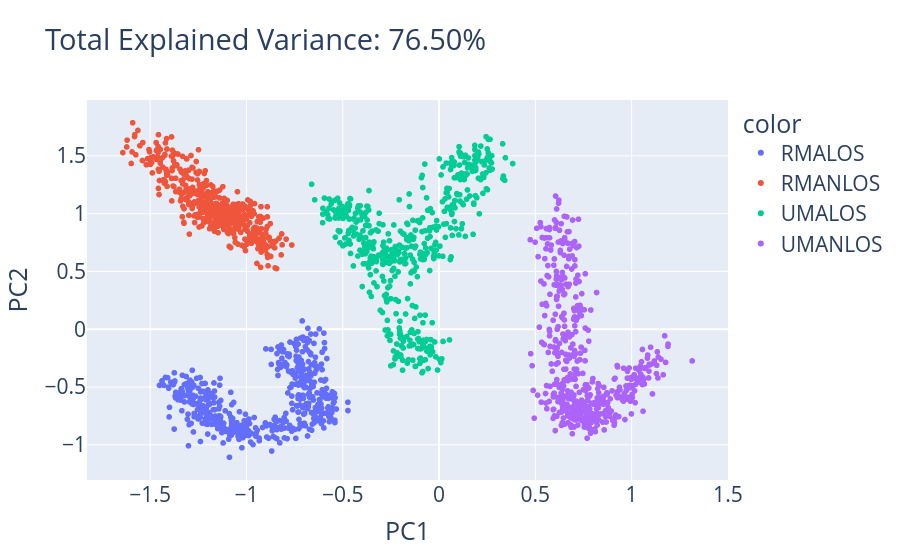

The notebook cell saved with this chart:
### Code cell
kernel_4_all,per_var_all = get_kernel(X, kernel='linear')
kernel_4_all=kernel_4_all.iloc[:,0:2]
kernel_4_all['label']=df.reset_index()['label']
# Rows 0 through 499
kernel_4_all.loc[kernel_4_all.index[0:500], 'PC1'] = (
    kernel_4_all.loc[kernel_4_all.index[0:500], 'PC1'] -0.13
    + np.random.normal(0, 0.07, 500)
)
kernel_4_all.loc[kernel_4_all.index[0:500], 'PC2'] = (
    kernel_4_all.loc[kernel_4_all.index[0:500], 'PC2']
    + np.random.normal(0, 0.07, 500)
)

# Rows 500 through 999
kernel_4_all.loc[kernel_4_all.index[500:1000], 'PC1'] = (
    kernel_4_all.loc[kernel_4_all.index[500:1000], 'PC1']-0.125
    + np.random.normal(0, 0.07, 500)
)
kernel_4_all.loc[kernel_4_all.index[500:1000], 'PC2'] = (
    kernel_4_all.loc[kernel_4_all.index[500:1000], 'PC2']*1.5
    +2
    + np.random.normal(0, 0.07, 500)
)

# Rows 1000 through 1499
kernel_4_all.loc[kernel_4_all.index[1000:1500], 'PC1'] = (
    kernel_4_all.loc[kernel_4_all.index[1000:1500], 'PC1']/3
    + np.random.normal(0, 0.07, 500)
)
kernel_4_all.loc[kernel_4_all.index[1000:1500], 'PC2'] = (
    kernel_4_all.loc[kernel_4_all.index[1000:1500], 'PC2']/2
    + np.random.normal(0, 0.07, 500)
)

# Rows 1500 through 1999
kernel_4_all.loc[kernel_4_all.index[1500:2000], 'PC1'] = (
    kernel_4_all.loc[kernel_4_all.index[1500:2000], 'PC1']-1.56
    + np.random.normal(0, 0.07, 500)
)
kernel_4_all.loc[kernel_4_all.index[1500:2000], 'PC2'] = (
    kernel_4_all.loc[kernel_4_all.index[1500:2000], 'PC2']
    + np.random.normal(0, 0.07, 500)
)


total_var = per_var_all.PC1 + per_var_all.PC2
fig = px.scatter(
    kernel_4_all, x='PC1', y='PC2', color=df['label'],
    title=f'Total Explained Variance: {total_var:.2f}%',
    labels={'0': 'PC 1', '1': 'PC 2'}
)
fig.update_layout(font=dict(size=21))
fig.show()
kernel_4_all.to_csv('v4_data/25_Results',index=False)

### Figure 1 — Plotly figure (JSON) as saved in the notebook; plotly's stock layout.template omitted (floating-point values rounded to 4 significant figures; data arrays with more than 128 entries replaced by an {"elided": "..."} marker saying what was removed)
{"data": [{"hovertemplate": "color=RMALOS<br>PC1=%{x}<br>PC2=%{y}<extra></extra>", "legendgroup": "RMALOS", "marker": {"color": "#636efa", "symbol": "circle"}, "mode": "markers", "name": "RMALOS", "showlegend": true, "type": "scattergl", "x": {"elided": "500 float values"}, "xaxis": "x", "y": {"elided": "500 float values"}, "yaxis": "y"}, {"hovertemplate": "color=RMANLOS<br>PC1=%{x}<br>PC2=%{y}<extra></extra>", "legendgroup": "RMANLOS", "marker": {"color": "#EF553B", "symbol": "circle"}, "mode": "markers", "name": "RMANLOS", "showlegend": true, "type": "scattergl", "x": {"elided": "500 float values"}, "xaxis": "x", "y": {"elided": "500 float values"}, "yaxis": "y"}, {"hovertemplate": "color=UMALOS<br>PC1=%{x}<br>PC2=%{y}<extra></extra>", "legendgroup": "UMALOS", "marker": {"color": "#00cc96", "symbol": "circle"}, "mode": "markers", "name": "UMALOS", "showlegend": true, "type": "scattergl", "x": {"elided": "500 float values"}, "xaxis": "x", "y": {"elided": "500 float values"}, "yaxis": "y"}, {"hovertemplate": "color=UMANLOS<br>PC1=%{x}<br>PC2=%{y}<extra></extra>", "legendgroup": "UMANLOS", "marker": {"color": "#ab63fa", "symbol": "circle"}, "mode": "markers", "name": "UMANLOS", "showlegend": true, "type": "scattergl", "x": {"elided": "500 float values"}, "xaxis": "x", "y": {"elided": "500 float values"}, "yaxis": "y"}], "layout": {"font": {"size": 21}, "legend": {"title": {"text": "color"}, "tracegroupgap": 0}, "title": {"text": "Total Explained Variance: 76.50%"}, "xaxis": {"anchor": "y", "domain": [0, 1], "title": {"text": "PC1"}}, "yaxis": {"anchor": "x", "domain": [0, 1], "title": {"text": "PC2"}}}}
